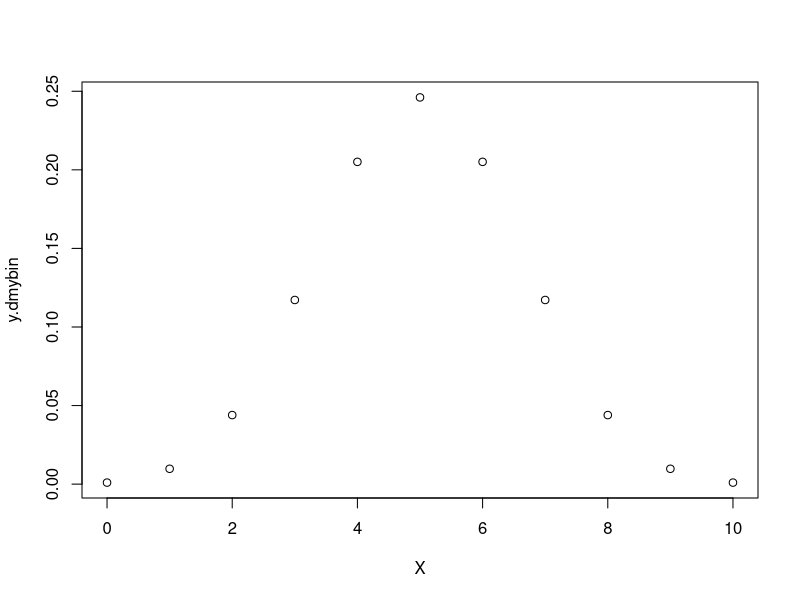
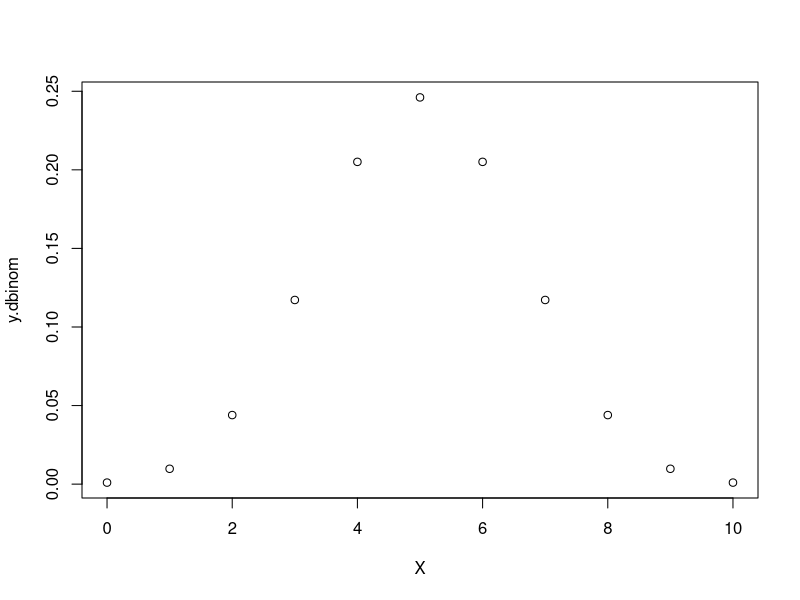
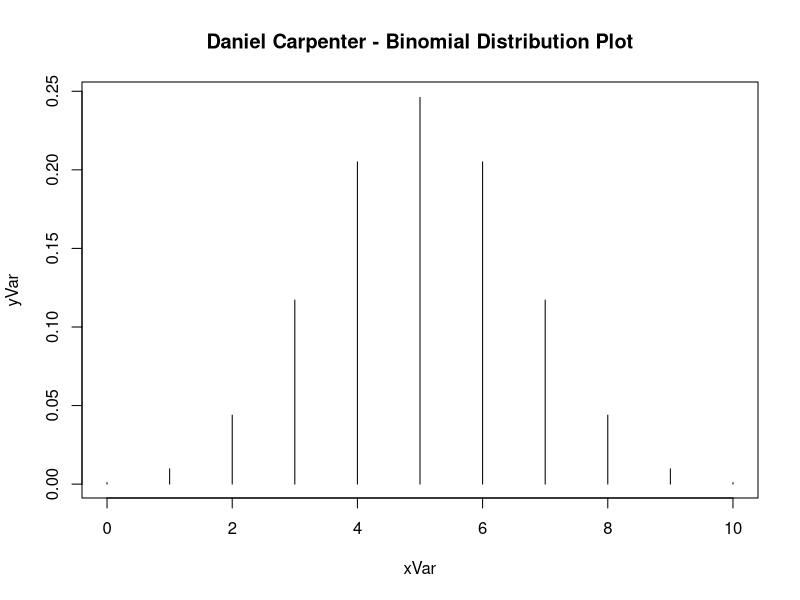

The R source for these figures, in order:

# Inputs -----------------------------------------------------------------------
  n = 10   # N Number of trials
  p = 0.5  # Probability of success 
  X = 0:10  # Number of Successes in N independent trials


# Create function for discrete binomial distribution ---------------------------
  dmybin <- function(X, n, p) {
    
    # Change X to k to be consistent with textbook
    k = X
    
    # Calculate the binomial coefficient (N k)
    binomialCoefficient <- choose(n, X)
    
    # Return the discrete binomial calculation
    return(binomialCoefficient * p^k * (1 - p)^(n - k))
  }

# Call and return Results of the function
  y.dmybin = dmybin(X, n=n, p=p)
  y.dmybin
  
  # Plot the distribution
  plot(X, y.dmybin)
  
  
# Create a Cumulative Probability Function Called `pmybin` ---------------------
  pmybin <- function(dmybin, X, n, p) {
    
    # Return the Cumulative Probability
    return(sum(dmybin(X, n, p)))
  }
  
# Call the Cumulative Probability Function `pmybin` and Return Results
  cumulativeProbability.pmybin <- pmybin(dmybin, X, n, p)
  cumulativeProbability.pmybin

# Call and Return Results of Base R Binomial Distribution Function `pbinom`
  cumulativeProbability.pbinom <- pbinom(max(X), size=n, prob=p)
  cumulativeProbability.pbinom
  
  
# Call and return Results of the Base R Binomial Distribution Function ---------
  y.dbinom = dbinom(X, size=n, prob=p)
  y.dbinom
  
  # Plot the distribution
  plot(X, y.dbinom)
  
  
# Create a plot for Binomial Dist ----------------------------------------------
  xVar <- 0:n
  yVar <- dbinom(X, size=n, prob=p)
  
  plot(x = xVar, y = yVar, type = 'h', main = 'Daniel Carpenter - Binomial Distribution Plot')

  


